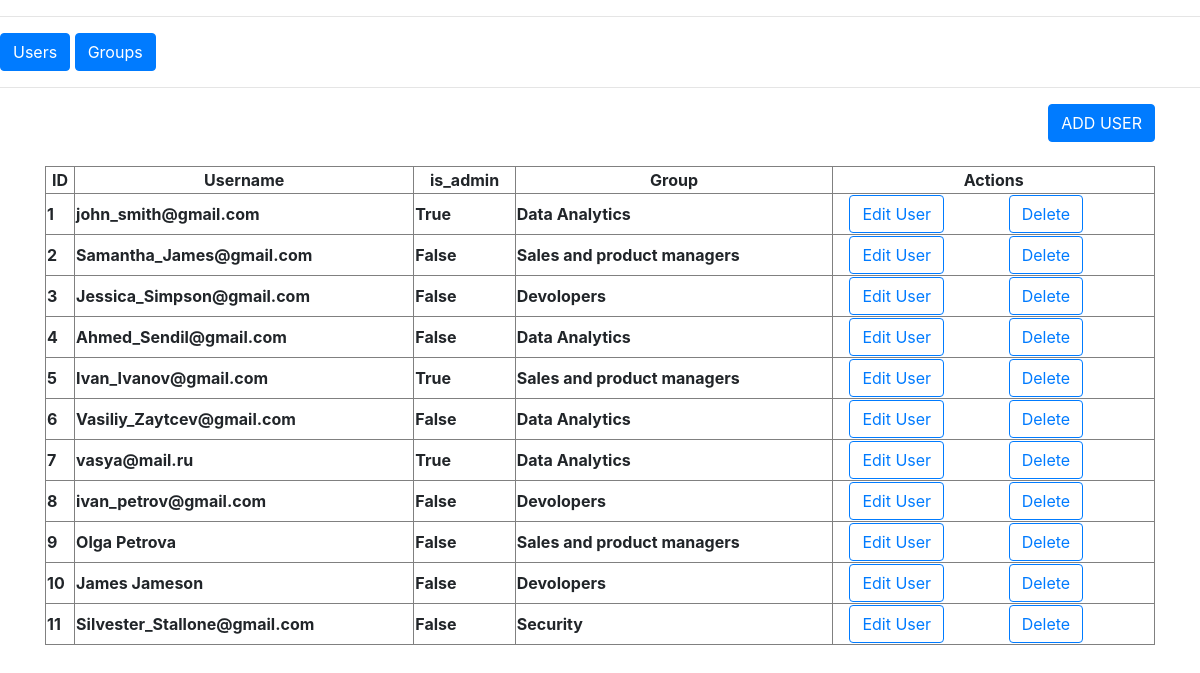
The page / on the database its author committed.
### users_roles/models.py (models this page shows)
class Users(models.Model):
    username = models.CharField(max_length=100)
    created = models.DateTimeField(auto_now_add=True)
    is_admin = models.BooleanField(default=False)
    group = models.ForeignKey('Groups', on_delete=models.DO_NOTHING)
    def __str__(self):
        return self.username

class Groups(models.Model):
    group_name = models.CharField(max_length=100)
    group_description = models.CharField(max_length=100)
    def __str__(self):
        return self.group_name

### users_roles/views.py (the view)
# urls.py: path('', views.all_users),
def all_users(request):
    users = Users.objects.all()
    return render(request, 'users_roles/all_users.html', {'users': users})

### users_roles/templates/users_roles/all_users.html (shortened to what this page needs)
{% extends "users_roles/base.html" %}
{% block content %}
<div class="text-right">
    <a role="button" class="btn btn-primary" href="{% url 'create_user' %}">ADD USER</a>
    <br>
    <br>
</div>
<table style="width:100%" border="1px solid black">
    <tr>
        <th class="text-center">ID</th>
        <th class="text-center">Username</th>
        <th class="text-center">is_admin</th>
        <th class="text-center">Group</th>
        <th class="text-center">Actions</th>
    </tr>
{% for user in users %}
    <tr>
        <th>{{ user.id }}</th>
        <th>{{ user }}</th>
        <th>{{ user.is_admin }}</th>
        <th>{{ user.group }}</th>
        <th width="29%">
            <div class="container">
                <div class="row">
                <div class="col-sm">
                    <a class="btn btn-outline-primary" role="button" href="{% url 'edit_user' user.id %}">Edit User</a>
                </div>
                <div class="col-sm">
                    <form method="POST" action="{% url 'delete_user' user.id %}">
                <button id="delete" type="submit" class="btn btn-outline-primary">Delete</button>
            </form>
                </div>
            </div>
                </div>
        </th>
    </tr>
{% endfor %}
</table>
{% endblock %}

### users_roles/templates/users_roles/base.html (shortened to what this page needs)
{% load static %}
<!doctype html>
<html lang="en">
<head>
    <link rel="stylesheet" href="https://stackpath.bootstrapcdn.com/bootstrap/4.4.1/css/bootstrap.min.css">
</head>
<body>
<hr>
<div class="text-left">
            <a role="button" class="btn btn-primary" href="{% url 'all_users' %}">Users</a>
            <a role="button" class="btn btn-primary" href="{% url 'all_groups' %}">Groups</a>
</div>
<hr>
<div class="container">
{% block content %}{% endblock %}
</div>
</body>
</html>

### rows shown on the page
Users: id "1", username "john_smith@gmail.com", is_admin "True", group "Data Analytics"
Users: id "2", username "Samantha_James@gmail.com", is_admin "False", group "Sales and product managers"
Users: id "3", username "Jessica_Simpson@gmail.com", is_admin "False", group "Devolopers"
Users: id "4", username "Ahmed_Sendil@gmail.com", is_admin "False", group "Data Analytics"
Users: id "5", username "Ivan_Ivanov@gmail.com", is_admin "True", group "Sales and product managers"
Users: id "6", username "Vasiliy_Zaytcev@gmail.com", is_admin "False", group "Data Analytics"
Users: id "7", username "vasya@mail.ru", is_admin "True", group "Data Analytics"
Users: id "8", username "ivan_petrov@gmail.com", is_admin "False", group "Devolopers"
Users: id "9", username "Olga Petrova", is_admin "False", group "Sales and product managers"
Users: id "10", username "James Jameson", is_admin "False", group "Devolopers"
Users: id "11", username "Silvester_Stallone@gmail.com", is_admin "False", group "Security"
